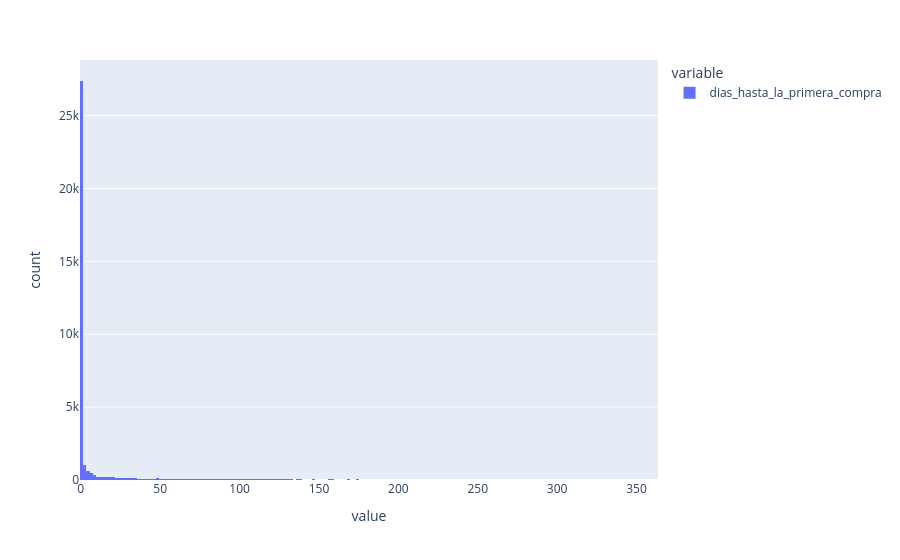

The notebook cell saved with this chart:
### Code cell
import plotly.express as px

px.histogram(compradores['dias_hasta_la_primera_compra'])

### Figure 1 — Plotly figure (JSON) as saved in the notebook; plotly's stock layout.template omitted (floating-point values rounded to 4 significant figures; data arrays with more than 128 entries replaced by an {"elided": "..."} marker saying what was removed)
{"data": [{"alignmentgroup": "True", "bingroup": "x", "hovertemplate": "variable=dias_hasta_la_primera_compra<br>value=%{x}<br>count=%{y}<extra></extra>", "legendgroup": "dias_hasta_la_primera_compra", "marker": {"color": "#636efa", "pattern": {"shape": ""}}, "name": "dias_hasta_la_primera_compra", "offsetgroup": "dias_hasta_la_primera_compra", "orientation": "v", "showlegend": true, "type": "histogram", "x": {"elided": "36523 int values"}, "xaxis": "x", "yaxis": "y"}], "layout": {"barmode": "relative", "legend": {"title": {"text": "variable"}, "tracegroupgap": 0}, "margin": {"t": 60}, "xaxis": {"anchor": "y", "domain": [0, 1], "title": {"text": "value"}}, "yaxis": {"anchor": "x", "domain": [0, 1], "title": {"text": "count"}}}}
